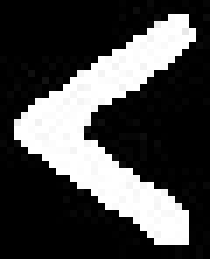
#> input picture brackets/7_bracket.jpg, 30 x 37 px (shown 7 times larger); its folder holds only this picture in this run
$ jupyter execute --allow-errors mrz-OCR.ipynb   (shell and % lines are left out)
#> lines starting #> are read from the running program, lines starting #| are printed output that depends on the picture; after the words box and inside, x2 and y2 are one past the last pixel; in counts of white or black regions, pixels touching at a corner belong together
#> further down, mask is the input picture: shape (37, 30, 3); min 0, max 255, mean 72.4
#> `_,mask = cv2.threshold(mask, 40, 255, cv2.THRESH_BINARY_INV)`:
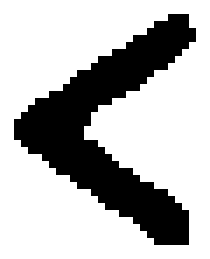
#> mask: shape (37, 30, 3) (shown 7 times larger); 71.7% white; 1 black region, box (x1, y1, x2, y2) and area: (2, 2, 28, 35) 314
#> `mask = cv2.copyMakeBorder(mask, 2, 2, 2, 2, borderType=cv2.cv2.BORDER_..`:
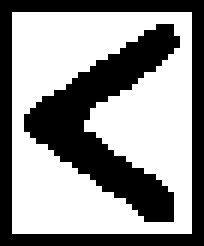
#> mask: shape (41, 34, 3) (shown 6 times larger); 57.1% white; 2 black regions, box (x1, y1, x2, y2) and area: (4, 4, 30, 37) 314, (0, 0, 34, 41) 284
# **Data Scrapping**

[cell 1]
import requests
from bs4 import BeautifulSoup
import pandas as pd

url = 'https://www.consilium.europa.eu/prado/en/prado-latest-authentic.html'
#> (the rest of this cell did not finish here and is left out)

# **Segmentation**

[cell 2]
from google.colab import drive
drive.mount('/content/gdrive', force_remount=True)
root_dir = "/content/gdrive/MyDrive/"
base_dir = root_dir + 'scanbot'

[cell 3]
# !mkdir scanbot-test-task-khizar-aziz/Segmentation/images
# !mkdir scanbot-test-task-khizar-aziz/Segmentation/masks

[cell 4]
from pathlib import Path
from keras.preprocessing.image import ImageDataGenerator,img_to_array, array_to_img, load_img
import cv2
import matplotlib.pyplot as plt
import shutil
import numpy as np

[cell 5]
# copying project from gdrive to colab
path = Path(base_dir)
project_path = path.joinpath('Image-Segmentation-U-2-Net')
shutil.copytree(project_path,'Image-Segmentation-U-2-Net')

[cell 6]
cd Image-Segmentation-U-2-Net

[cell 7]
def load_data(images_path,masks_path):
    images_path = Path(images_path)
    masks_path = Path(masks_path)
    images = sorted(images_path.glob('*'))
    maps = sorted(masks_path.glob('*'))
    return images, maps

[cell 8]
# path_img = Path('passports')
# path_mask = Path('maps')
# imgs,maps = load_data(path_img,path_mask)
seed = 909  # (IMPORTANT) to transform image and corresponding mask with same augmentation parameter.

[cell 9]
#image preprocessing
def preproc_mask(img):
  # print('img shape', img.shape, img.dtype)
  img = img/255.0
  # img = img.reshape(-1)
  return img

#iniate data generators
#> (the rest of this cell did not finish here and is left out)

#> (a cell that did not finish here is left out)

[cell 11]
# from tensorflow.keras.losses import BinaryCrossentropy
from net import *

#> (a cell that did not finish here is left out)

#> (a cell that did not finish here is left out)

#> (a cell that did not finish here is left out)

#> (a cell that did not finish here is left out)

#> (a cell that did not finish here is left out)

[cell 17]
# !wget http://saliencydetection.net/duts/download/DUTS-TR.zip
# !unzip DUTS-TR.zip
# imgz , maskz = load_data('/content/Image-Segmentation-U-2-Net/DUTS-TR/DUTS-TR-Image','/content/Image-Segmentation-U-2-Net/DUTS-TR/DUTS-TR-Mask')

[cell 18]
IMAGES_TO_GENERATE = 1000 # total number of images to generate

#> (the rest of this cell did not finish here and is left out)

[cell 19]
#loading actual dataset.
path_img = Path('scanbot-test-task-khizar-aziz/Segmentation/images')
path_mask = Path('scanbot-test-task-khizar-aziz/Segmentation/masks')
image_paths,label_masks = load_data(path_img,path_mask)

[cell 20]
len(image_paths)

[cell 21]
# shutil.rmtree('/content/scanbot-test-task-khizar-aziz/Segmentation/images')
# shutil.rmtree('/content/scanbot-test-task-khizar-aziz/Segmentation/masks')

[cell 22]
    # [7 lines of commented-out code are left out]

# **Test 1 - OCR**

[cell 23]
from google.colab import drive
drive.mount('/content/gdrive', force_remount=True)
root_dir = "/content/gdrive/MyDrive/"
base_dir = root_dir + 'scanbot'

[cell 24]
#Setup

# First upload kaggle.json

[cell 25]
# #Train
# !python ./OCR-Handwriting-Recognition/train_resnet_model.py -a AZ_data.csv -m ./Model -p ./Modell

[cell 26]
# set the matplotlib backend so figures can be saved in the background
import matplotlib
matplotlib.use("Agg")

# import the necessary packages
from deeplearningmodel.models import ResNet
from deeplearningmodel.az_dataset import load_mnist_dataset
from deeplearningmodel.az_dataset import load_az_dataset
from tensorflow.keras.preprocessing.image import ImageDataGenerator
from tensorflow.keras.callbacks import ModelCheckpoint
from tensorflow.keras.optimizers import SGD
from sklearn.preprocessing import LabelBinarizer
from sklearn.model_selection import train_test_split
from sklearn.metrics import classification_report
from imutils import build_montages
import matplotlib.pyplot as plt
import numpy as np
import argparse
import cv2
import glob
import imutils
from tensorflow.keras.utils import to_categorical
from tensorflow.keras.optimizers import Adam

[cell 27]
# initialize the number of epochs to train for, initial learning rate,
# and batch size
EPOCHS = 50
INIT_LR = 1e-1
BS = 128

## **Data Prepration**

## **brackets Data prepration**

[cell 28]
bracket_image_paths = [x for x in glob.glob('./gdrive/MyDrive/scanbot/brackets/*.jpg')]
len(bracket_image_paths)

#> (a cell that did not finish here is left out)

[cell 30]
IMAGES_TO_GENERATE = 1000 # number of images to generate (aprox)
seed = 101

#> (the rest of this cell did not finish here and is left out)
